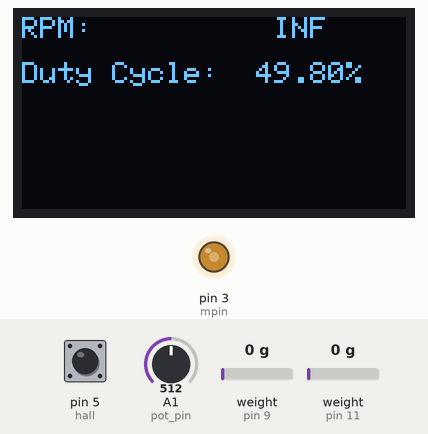
Bench run of a sketch on a simulated Arduino Uno, built with avr-gcc and run on an emulated ATmega328P. Shown: 128×64 one-colour display, output pins drawn as LEDs (lit = HIGH). The test bench sets the inputs (shaded band); at power-on: pin 5 (hall) HIGH, A1 (pot_pin) = 512, weight on the scale (sensors on pin 9, pin 11) 0 g. What the sketch prints to the serial monitor is not drawn.

Above: at 6.0 s.
6.1 s: pin 5 (hall) pulled LOW for 0.15 s
At 6.8 s:
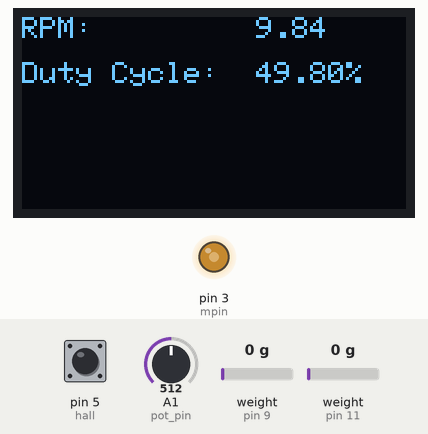
7.7 s: A1 (pot_pin) set to 716
At 8.6 s:
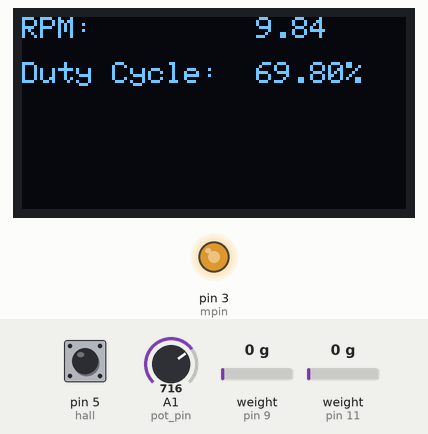
9.3 s: A1 (pot_pin) set to 900
At 10.5 s:
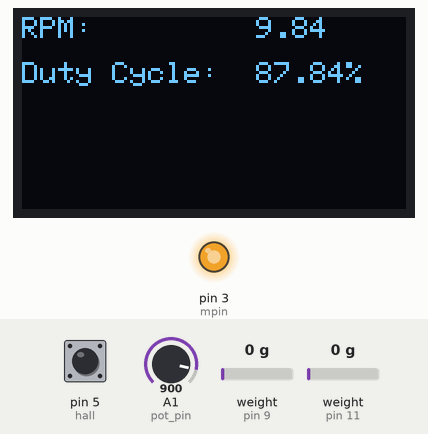
10.9 s: A1 (pot_pin) set to 190
At 12.2 s:
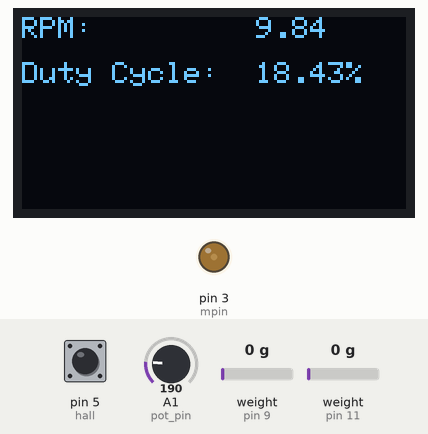
12.5 s: pin 5 (hall) pulled LOW for 1 s
At 14.1 s:
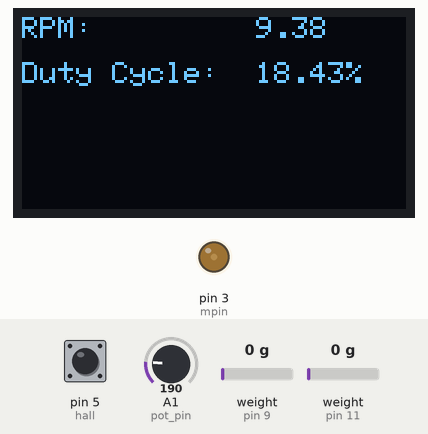
15.0 s: A1 (pot_pin) set to 0
At 16.3 s:
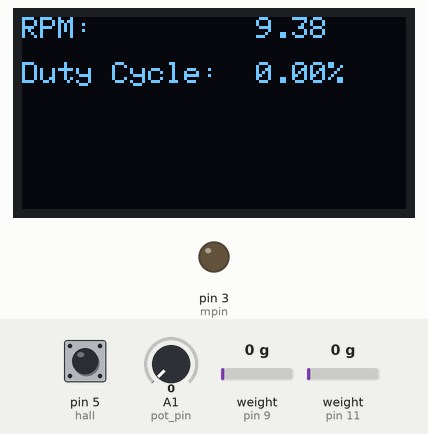
Timing chart, 0 to 17.7 s (numbered marks = the images above; inputs shaded):
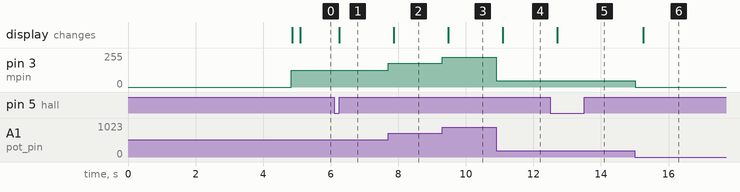

Measured:
- after the input at 6.1 s, the display: changes after 0.15 s (image 1)
- after the input at 7.7 s, pin 3 (mpin): 127/255 → 178/255 at once; the display: changes after 0.16 s (image 2)
- after the input at 9.3 s, pin 3 (mpin): 178/255 → 224/255 at once; the display: changes after 0.18 s (image 3)
- after the input at 10.9 s, pin 3 (mpin): 224/255 → 47/255 at once; the display: changes after 0.20 s (image 4)
- after the input at 12.5 s, the display: changes after 0.21 s (image 5)
- after the input at 15.0 s, pin 3 (mpin): 47/255 → 0/255 at once; the display: changes after 0.25 s (image 6)

The sketch:

Impeller_Balance_Jig_Motor_Controller.ino
```cpp
// Include Wire Library for I2C
#include <Wire.h>

// Load Cell Library
#include <HX711_ADC.h>

// Adafruit Graphics & OLED libraries
#include <Adafruit_GFX.h>
#include <Adafruit_SSD1306.h>

// Reset pin not used but needed for library
#define OLED_RESET 4
Adafruit_SSD1306 display(OLED_RESET);

int prev = 0;

// Load pins
const int HX711_dout_1 = 9;   // mcu > HX711 no 1 dout pin
const int HX711_sck_1 = 10;   // mcu > HX711 no 1 sck pin
const int HX711_dout_2 = 11;  // mcu > HX711 no 2 dout pin
const int HX711_sck_2 = 12;   // mcu > HX711 no 2 sck pin

// HX711 constructor
HX711_ADC LoadCell_1(HX711_dout_1, HX711_sck_1); // HX711 1
HX711_ADC LoadCell_2(HX711_dout_2, HX711_sck_2); // HX711 2

const float calibrationValue_1 = 42069;  // Calibration value load cell 1
const float calibrationValue_2 = 277680; // Calibration value load cell 2

unsigned long t = 0;

// Initialize motor pin and PWM value
int mpin = 3;
float mval =  0;

float dutyCycle = 0;

// Initalize potentiometer pin and value
int pot_pin = A1;
int pot_val = 0;

// Initialize hall sensor pin
int hall = 5;

// Supporting variables to calculate rpm
float dt;
float rpm;
int curr_leading_edge;
int prev_leading_edge;
bool on_magnet;

void setup() {

  // Start Wire library for I2C
  Wire.begin();

  // Initialize OLED with I2C addr 0x3C
  display.begin(SSD1306_SWITCHCAPVCC, 0x3C);

  Serial.begin(115200); // Initialize serial by setting serial baud (communication rate)

  pinMode(hall, INPUT_PULLUP);  // Set hall sensor pin as an input with integrated pullup resistor

  // Load cell setup
  LoadCell_1.begin();
  LoadCell_2.begin();

  unsigned long stabilizingtime = 2000; // Tare preciscion can be improved by adding a few seconds of stabilizing time
  boolean _tare = true; // Set this to false if you don't want tare to be performed in the next step
  byte loadcell_1_rdy = 0;
  byte loadcell_2_rdy = 0;
  while ((loadcell_1_rdy + loadcell_2_rdy) < 2) { // Run startup, stabilization and tare, both modules simultaniously
    if (!loadcell_1_rdy) loadcell_1_rdy = LoadCell_1.startMultiple(stabilizingtime, _tare);
    if (!loadcell_2_rdy) loadcell_2_rdy = LoadCell_2.startMultiple(stabilizingtime, _tare);
  }
  if (LoadCell_1.getTareTimeoutFlag()) {
    Serial.println("Timeout, check MCU>HX711 no.1 wiring and pin designations");
  }
  if (LoadCell_2.getTareTimeoutFlag()) {
    Serial.println("Timeout, check MCU>HX711 no.2 wiring and pin designations");
  }
  LoadCell_1.setCalFactor(calibrationValue_1); // User set calibration value (float)
  LoadCell_2.setCalFactor(calibrationValue_2); // User set calibration value (float)
}

void displayRPMandDC(float rpm, float DC){

  // Set up the display parameters
  display.clearDisplay();
  display.setTextColor(WHITE);
  display.setTextSize(1);
  display.setCursor(0,0);

  // Print data
  display.print("RPM:         " + String(rpm));
  display.setCursor(0,15);
  display.print("Duty Cycle:  " + String(DC) + "%");

  display.display();
}

void do_loadcell(){
  // get smoothed value from data set
  if (LoadCell_1.update() || LoadCell_2.update()) {
    float a = LoadCell_1.getData();
    float b = LoadCell_2.getData();
    Serial.println(String(a)+","+String(b));
  }
}

void set_motor_speed(){
  pot_val = analogRead(pot_pin);      // Read potentiometer value
  mval = map(pot_val, 0, 1023, 0, 255);  // Map the potentiometer position to PWM value
  analogWrite(mpin, mval);            // Write PWM value to speed control mosfet
  dutyCycle = mval/255*100;           // calculate duty cycle percentage
}

void get_rpm(){

  // Check if the hall sensor encountered a magnet,
  // and calc the last time since it encountered a magnet

  // Get the leading edge of the magnet
  if(!digitalRead(hall) && !on_magnet){
    prev_leading_edge = curr_leading_edge;
    curr_leading_edge = millis();
    on_magnet = true;
    dt = curr_leading_edge - prev_leading_edge;
  }

  if(on_magnet && digitalRead(hall))
    on_magnet = false;

    rpm = 60000/dt;
}

void loop() {

  // Get load cell values
  do_loadcell();

  // Read potentiometer value and set motor speed
  set_motor_speed();

  // Display rpm and duty cycle to OLED
  if(millis() - prev > 200){
    displayRPMandDC(rpm, dutyCycle);
    prev = millis();
  }

  // Check the hall sensor and calculate the rpm of the motor
  get_rpm();
}
```
